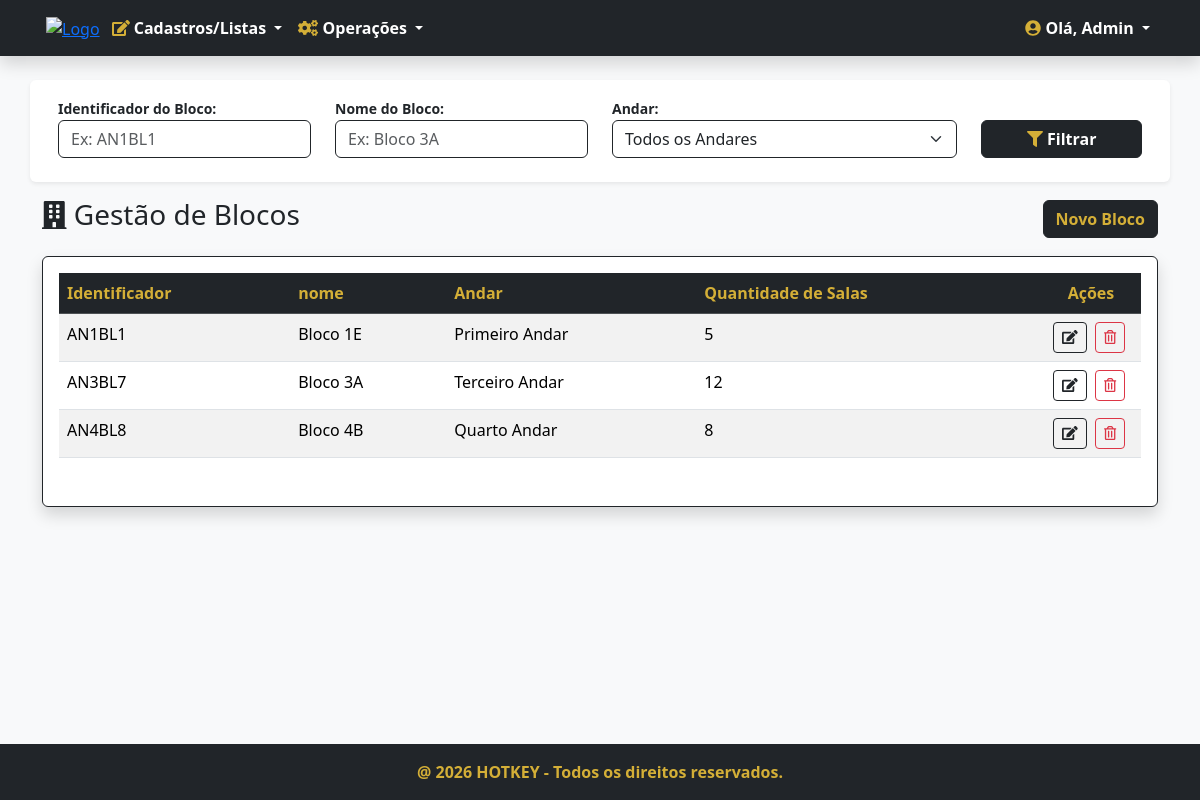
Page /blocos/ (signed in) on the committed database.
### blocos/models.py (models this page shows, shortened)
class Bloco(models.Model):
    ANDAR_CHOICES = [
        ('1', 'Primeiro Andar'),
        ('2', 'Segundo Andar'),
        ('3', 'Terceiro Andar'),
        ('4', 'Quarto Andar'),
        ('5', 'Quinto Andar'),
        ('6', 'Sexto Andar'),
        ('7', 'Setimo Andar'),
        ('8', 'Oitavo Andar'),
    ]
    codigo = models.CharField('Codigo',max_length=100, unique=True, help_text='Identificador do bloco')
    nome = models.CharField('Nome',max_length=100, help_text='Nome do bloco')
    andar = models.CharField('Andar',max_length=100, choices=ANDAR_CHOICES, help_text='Andar do bloco',default='1')
    quantidade = models.IntegerField('Quantidade',validators=[MinValueValidator(0), MaxValueValidator(15)],help_text='Quantidade de salas do bloco(Máx: 15)')
    class Meta:
        verbose_name = 'Bloco'
        verbose_name_plural = 'Blocos'

### blocos/views.py (the view)
# urls.py: path('',BlocoListView.as_view(),name='blocos'),
class BlocoListView(PermissionRequiredMixin,ListView):
    permission_required = 'blocos.view_bloco'
    permission_denied_message = 'Visualizar bloco'
    model = Bloco
    template_name = 'blocos.html'
    def get_queryset(self):
        qs = super(BlocoListView, self).get_queryset()
        codigo = self.request.GET.get('codigo')
        andar = self.request.GET.get('andar')
        nome = self.request.GET.get('nome')
        if codigo:
            qs = qs.filter(codigo__icontains=codigo)
        if andar:
            qs = qs.filter(andar=andar)
        if nome:
            qs = qs.filter(nome__icontains=nome)
        if qs.count() > 0:
            paginator = Paginator(qs, 10)
            listagem = paginator.get_page(self.request.GET.get('page'))
            return listagem
        else:
            return messages.info(self.request, 'Nenhum bloco encontrado com estes filtros!')

### blocos/templates/blocos.html (shortened to what this page needs)
{% extends 'index.html' %}
{% load django_bootstrap5 %}
{% block content %}
<section class="section mt-4">
    <div class="container">
        <form action="" method="GET">
            <div class="row p-3 mb-3 bg-white shadow-sm rounded align-items-end">
                <div class="col-md-3 mb-2">
                    <label class="fw-bold text-dark small">Identificador do Bloco:</label>
                    <input class="form-control border-dark" type="text" name="codigo" value="{{ request.GET.codigo }}" placeholder="Ex: AN1BL1">
                </div>
                <div class="col-md-3 mb-2">
                    <label class="fw-bold text-dark small">Nome do Bloco:</label>
                    <input class="form-control border-dark" type="text" name="nome" value="{{ request.GET.nome }}" placeholder="Ex: Bloco 3A">
                </div>
                <div class="col-md-4 mb-2">
                    <label class="fw-bold text-dark small">Andar:</label>
                    <select class="form-select border-dark" name="andar">
                        <option value="">Todos os Andares</option>
                    </select>
                </div>
                <div class="col-md-2 mb-2">
                    <button type="submit" class="btn btn-dark w-100 fw-bold"><i class="fas fa-filter text-gold"></i> Filtrar</button>
                </div>
            </div>
        </form>
        <div class="d-flex justify-content-between align-items-center mb-3">
            <h3 class="text-dark"><i class="fas fa-building"></i> Gestão de Blocos</h3>
            <a href="{% url 'bloco_adicionar' %}" class="btn btn-dark text-gold fw-bold">Novo Bloco</a>
        </div>
        {% if object_list %}
        <div class="card shadow border-dark">
            <div class="card-body">
                <div class="table-responsive">
                    <table class="table table-hover table-striped">
                        <thead class="table-dark">
                            <tr>
                                <th class="text-gold">Identificador</th>
                                <th class="text-gold">nome</th>
                                <th class="text-gold">Andar</th>
                                <th class="text-gold">Quantidade de Salas</th>
                                <th style="width: 100px; text-align: center" class="text-gold">Ações</th>
                            </tr>
                        </thead>
                        <tbody>
                            {% for bloco in object_list %}
                            <tr>
                                <td>{{ bloco.codigo }}</td>
                                <td>{{ bloco.nome }}</td>
                                <td>{{ bloco.get_andar_display }}</td>
                                <td>{{ bloco.quantidade }}</td>
                                <td style="text-align: center">
                                    <a href="{% url 'bloco_editar' bloco.pk %}" class="btn btn-sm btn-outline-dark me-1" title="Editar">
                                        <i class="fas fa-edit"></i>
                                    </a>
                                    <a href="{% url 'bloco_apagar' bloco.pk %}" class="btn btn-sm btn-outline-danger me-1" title="Excluir">
                                        <i class="far fa-trash-alt"></i>
                                    </a>
                                </td>
                            </tr>
                            {% endfor %}
                        </tbody>
                    </table>
                </div>
            </div>
        </div>
        {% else %}
        <div class="alert alert-warning border-dark text-dark mt-4">
            <h5 class="m-0"><i class="fas fa-exclamation-triangle text-gold"></i> Não existem blocos cadastrados!</h5>
        </div>
        {% endif %}
    </div>
</section>
{% endblock %}

### home/templates/index.html (shortened to what this page needs)
<!DOCTYPE html>
{% load static %}
{% load django_bootstrap5 %}
<html lang="pt-br" data-bs-theme="light">
{% block head %}
    {% include "head.html" %}
{% endblock %}
<body class="d-flex flex-column min-vh-100">
    <nav class="navbar navbar-expand-lg bg-dark navbar-dark shadow">
        <div class="container">
            <div class="m-1">
                    <a href="{% url 'index' %}"><img src="{% static 'img/LogoHotkey.png' %}" alt="Logo" class="img-fluid" width="75px"></a>
            </div>
            <div class="collapse navbar-collapse" id="menuPrincipal">
                {% if request.user.is_authenticated %}
                <ul class="navbar-nav me-auto mb-2 mb-lg-0">
                    <li class="nav-item dropdown">
                        <a class="nav-link dropdown-toggle fw-bold" href="#" id="menuCadastros" role="button" data-bs-toggle="dropdown">
                            <i class="fas fa-edit text-gold"></i> Cadastros/Listas
                        </a>
                    </li>
                    <li class="nav-item dropdown">
                        <a class="nav-link dropdown-toggle fw-bold" href="#" id="menuOperacoes" role="button" data-bs-toggle="dropdown">
                            <i class="fas fa-cogs text-gold"></i> Operações
                        </a>
                    </li>
                </ul>
                <ul class="navbar-nav ms-auto">
                    <li class="nav-item dropdown">
                        <a class="nav-link dropdown-toggle fw-bold text-white" href="#" id="menuUsuario" role="button" data-bs-toggle="dropdown">
                            <i class="fas fa-user-circle text-gold"></i> Olá, {{ request.user.username|title }}
                        </a>
                    </li>
                </ul>
                {% endif %}
            </div>
        </div>
    </nav>
    <main class="flex-grow-1">
        {% block content %}{% endblock %}
    </main>
    {% block footer %}
        {% include "footer.html" %}
    {% endblock %}
</body>
</html>

### home/templates/head.html (style rules this page uses)
body { background-color: #f8f9fa; }
.text-gold { color: #D4AF37 !important; }
.navbar-dark .navbar-nav .nav-link { color: #fff; }

### rows in the picture
Bloco: codigo "AN1BL1", nome "Bloco 1E", andar "Primeiro Andar", quantidade "5"
Bloco: codigo "AN3BL7", nome "Bloco 3A", andar "Terceiro Andar", quantidade "12"
Bloco: codigo "AN4BL8", nome "Bloco 4B", andar "Quarto Andar", quantidade "8"

### other values in the picture
{{ request.user.username|title }} "Admin"
